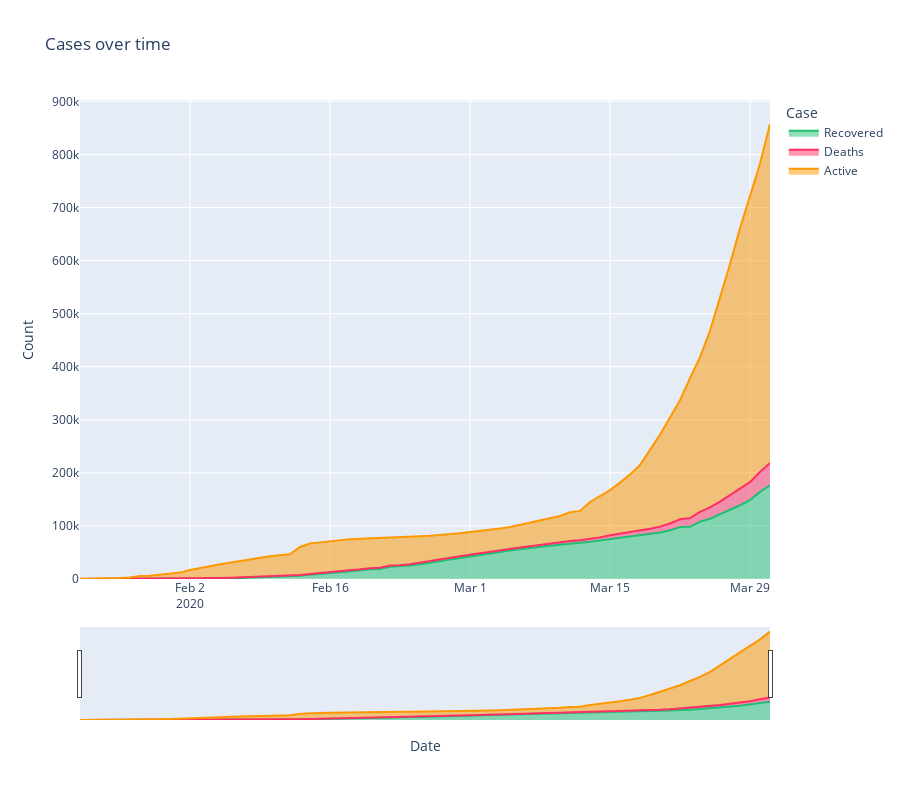

Write notebook code for a chart like this one.
### Markdown cell above
# Cases over the time

### Code cell
temp = full_table.groupby('Date')['Recovered', 'Deaths', 'Active'].sum().reset_index()
temp = temp.melt(id_vars="Date", value_vars=['Recovered', 'Deaths', 'Active'],
                 var_name='Case', value_name='Count')
temp.head()

fig = px.area(temp, x="Date", y="Count", color='Case', height=800,
             title='Cases over time', color_discrete_sequence = [rec, dth, act])
fig.update_layout(xaxis_rangeslider_visible=True)
fig.show()
